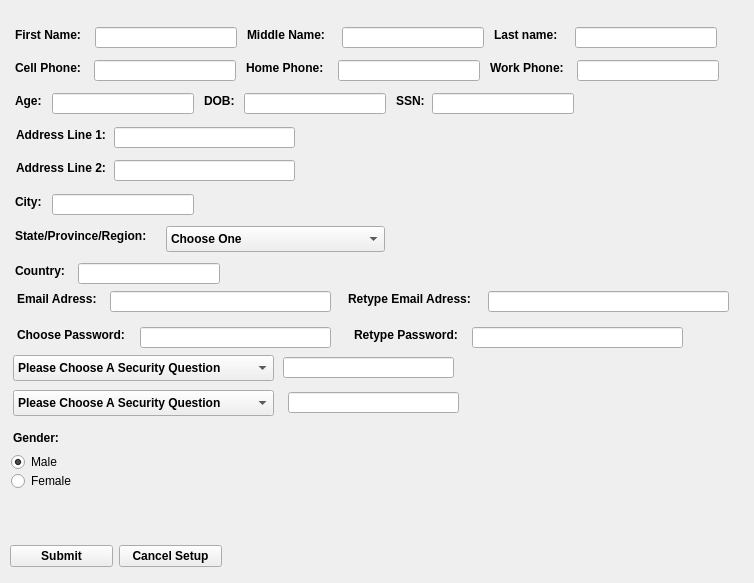
<?xml version="1.0" encoding="UTF-8"?>
<ui version="4.0">
 <class>NewUserSetup</class>
 <widget class="QDialog" name="NewUserSetup">
  <property name="geometry">
   <rect>
    <x>0</x>
    <y>0</y>
    <width>754</width>
    <height>583</height>
   </rect>
  </property>
  <property name="windowTitle">
   <string>Dialog</string>
  </property>
  <widget class="QLabel" name="label">
   <property name="geometry">
    <rect>
     <x>15</x>
     <y>27</y>
     <width>72</width>
     <height>16</height>
    </rect>
   </property>
   <property name="font">
    <font>
     <weight>75</weight>
     <bold>true</bold>
    </font>
   </property>
   <property name="text">
    <string>First Name:</string>
   </property>
  </widget>
  <widget class="QLabel" name="label_2">
   <property name="geometry">
    <rect>
     <x>494</x>
     <y>27</y>
     <width>73</width>
     <height>16</height>
    </rect>
   </property>
   <property name="font">
    <font>
     <weight>75</weight>
     <bold>true</bold>
    </font>
   </property>
   <property name="text">
    <string>Last name: </string>
   </property>
  </widget>
  <widget class="QLabel" name="label_3">
   <property name="geometry">
    <rect>
     <x>15</x>
     <y>60</y>
     <width>71</width>
     <height>16</height>
    </rect>
   </property>
   <property name="font">
    <font>
     <weight>75</weight>
     <bold>true</bold>
    </font>
   </property>
   <property name="text">
    <string>Cell Phone:</string>
   </property>
  </widget>
  <widget class="QLabel" name="label_4">
   <property name="geometry">
    <rect>
     <x>490</x>
     <y>60</y>
     <width>79</width>
     <height>16</height>
    </rect>
   </property>
   <property name="font">
    <font>
     <weight>75</weight>
     <bold>true</bold>
    </font>
   </property>
   <property name="text">
    <string>Work Phone:</string>
   </property>
  </widget>
  <widget class="QLabel" name="label_5">
   <property name="geometry">
    <rect>
     <x>246</x>
     <y>60</y>
     <width>84</width>
     <height>16</height>
    </rect>
   </property>
   <property name="font">
    <font>
     <weight>75</weight>
     <bold>true</bold>
    </font>
   </property>
   <property name="text">
    <string>Home Phone:</string>
   </property>
  </widget>
  <widget class="QLabel" name="label_6">
   <property name="geometry">
    <rect>
     <x>204</x>
     <y>93</y>
     <width>32</width>
     <height>16</height>
    </rect>
   </property>
   <property name="font">
    <font>
     <weight>75</weight>
     <bold>true</bold>
    </font>
   </property>
   <property name="text">
    <string>DOB:</string>
   </property>
  </widget>
  <widget class="QLabel" name="label_7">
   <property name="geometry">
    <rect>
     <x>15</x>
     <y>93</y>
     <width>29</width>
     <height>16</height>
    </rect>
   </property>
   <property name="font">
    <font>
     <weight>75</weight>
     <bold>true</bold>
    </font>
   </property>
   <property name="text">
    <string>Age:</string>
   </property>
  </widget>
  <widget class="QLabel" name="label_9">
   <property name="geometry">
    <rect>
     <x>247</x>
     <y>27</y>
     <width>87</width>
     <height>16</height>
    </rect>
   </property>
   <property name="font">
    <font>
     <weight>75</weight>
     <bold>true</bold>
    </font>
   </property>
   <property name="text">
    <string>Middle Name:</string>
   </property>
  </widget>
  <widget class="QLabel" name="label_10">
   <property name="geometry">
    <rect>
     <x>396</x>
     <y>93</y>
     <width>28</width>
     <height>16</height>
    </rect>
   </property>
   <property name="font">
    <font>
     <weight>75</weight>
     <bold>true</bold>
    </font>
   </property>
   <property name="text">
    <string>SSN:</string>
   </property>
  </widget>
  <widget class="QLineEdit" name="lineEditFirstName">
   <property name="geometry">
    <rect>
     <x>95</x>
     <y>27</y>
     <width>142</width>
     <height>21</height>
    </rect>
   </property>
  </widget>
  <widget class="QLineEdit" name="lineEditMiddleName">
   <property name="geometry">
    <rect>
     <x>342</x>
     <y>27</y>
     <width>142</width>
     <height>21</height>
    </rect>
   </property>
  </widget>
  <widget class="QLineEdit" name="lineEditLastName">
   <property name="geometry">
    <rect>
     <x>575</x>
     <y>27</y>
     <width>142</width>
     <height>21</height>
    </rect>
   </property>
  </widget>
  <widget class="QLineEdit" name="lineEditHomePhone">
   <property name="geometry">
    <rect>
     <x>338</x>
     <y>60</y>
     <width>142</width>
     <height>21</height>
    </rect>
   </property>
  </widget>
  <widget class="QLineEdit" name="lineEditWorkPhone">
   <property name="geometry">
    <rect>
     <x>577</x>
     <y>60</y>
     <width>142</width>
     <height>21</height>
    </rect>
   </property>
  </widget>
  <widget class="QLineEdit" name="lineEditSSN">
   <property name="geometry">
    <rect>
     <x>432</x>
     <y>93</y>
     <width>142</width>
     <height>21</height>
    </rect>
   </property>
  </widget>
  <widget class="QLineEdit" name="lineEditEmail">
   <property name="geometry">
    <rect>
     <x>110</x>
     <y>291</y>
     <width>221</width>
     <height>21</height>
    </rect>
   </property>
  </widget>
  <widget class="QLabel" name="label_11">
   <property name="geometry">
    <rect>
     <x>17</x>
     <y>291</y>
     <width>85</width>
     <height>16</height>
    </rect>
   </property>
   <property name="font">
    <font>
     <weight>75</weight>
     <bold>true</bold>
    </font>
   </property>
   <property name="text">
    <string>Email Adress:</string>
   </property>
  </widget>
  <widget class="QLineEdit" name="lineEditAge">
   <property name="geometry">
    <rect>
     <x>52</x>
     <y>93</y>
     <width>142</width>
     <height>21</height>
    </rect>
   </property>
  </widget>
  <widget class="QLineEdit" name="lineEdit_CellPhone">
   <property name="geometry">
    <rect>
     <x>94</x>
     <y>60</y>
     <width>142</width>
     <height>21</height>
    </rect>
   </property>
  </widget>
  <widget class="QLineEdit" name="lineEditDOB">
   <property name="geometry">
    <rect>
     <x>244</x>
     <y>93</y>
     <width>142</width>
     <height>21</height>
    </rect>
   </property>
  </widget>
  <widget class="QWidget" name="layoutWidget">
   <property name="geometry">
    <rect>
     <x>10</x>
     <y>540</y>
     <width>212</width>
     <height>32</height>
    </rect>
   </property>
   <layout class="QHBoxLayout" name="horizontalLayout">
    <item>
     <widget class="QPushButton" name="btnSubmit">
      <property name="font">
       <font>
        <weight>75</weight>
        <bold>true</bold>
       </font>
      </property>
      <property name="text">
       <string>Submit</string>
      </property>
      <property name="autoDefault">
       <bool>false</bool>
      </property>
     </widget>
    </item>
    <item>
     <widget class="QPushButton" name="btnCancelSetup">
      <property name="font">
       <font>
        <weight>75</weight>
        <bold>true</bold>
       </font>
      </property>
      <property name="text">
       <string>Cancel Setup</string>
      </property>
      <property name="autoDefault">
       <bool>false</bool>
      </property>
     </widget>
    </item>
   </layout>
  </widget>
  <widget class="QLabel" name="label_12">
   <property name="geometry">
    <rect>
     <x>348</x>
     <y>291</y>
     <width>132</width>
     <height>16</height>
    </rect>
   </property>
   <property name="font">
    <font>
     <weight>75</weight>
     <bold>true</bold>
    </font>
   </property>
   <property name="text">
    <string>Retype Email Adress:</string>
   </property>
  </widget>
  <widget class="QLabel" name="label_13">
   <property name="geometry">
    <rect>
     <x>17</x>
     <y>327</y>
     <width>115</width>
     <height>16</height>
    </rect>
   </property>
   <property name="font">
    <font>
     <weight>75</weight>
     <bold>true</bold>
    </font>
   </property>
   <property name="text">
    <string>Choose Password:</string>
   </property>
  </widget>
  <widget class="QLineEdit" name="lineEditRetypeEmail">
   <property name="geometry">
    <rect>
     <x>488</x>
     <y>291</y>
     <width>241</width>
     <height>21</height>
    </rect>
   </property>
  </widget>
  <widget class="QLineEdit" name="lineEditChoosePass">
   <property name="geometry">
    <rect>
     <x>140</x>
     <y>327</y>
     <width>191</width>
     <height>21</height>
    </rect>
   </property>
   <property name="echoMode">
    <enum>QLineEdit::Password</enum>
   </property>
  </widget>
  <widget class="QLineEdit" name="lineEditRetypePass">
   <property name="geometry">
    <rect>
     <x>472</x>
     <y>327</y>
     <width>211</width>
     <height>21</height>
    </rect>
   </property>
   <property name="echoMode">
    <enum>QLineEdit::Password</enum>
   </property>
  </widget>
  <widget class="QLabel" name="label_14">
   <property name="geometry">
    <rect>
     <x>354</x>
     <y>327</y>
     <width>110</width>
     <height>16</height>
    </rect>
   </property>
   <property name="font">
    <font>
     <weight>75</weight>
     <bold>true</bold>
    </font>
   </property>
   <property name="text">
    <string>Retype Password:</string>
   </property>
  </widget>
  <widget class="QLabel" name="lblGender">
   <property name="geometry">
    <rect>
     <x>13</x>
     <y>430</y>
     <width>50</width>
     <height>16</height>
    </rect>
   </property>
   <property name="font">
    <font>
     <weight>75</weight>
     <bold>true</bold>
    </font>
   </property>
   <property name="text">
    <string>Gender:</string>
   </property>
  </widget>
  <widget class="QRadioButton" name="radioButtonMale">
   <property name="geometry">
    <rect>
     <x>11</x>
     <y>452</y>
     <width>55</width>
     <height>20</height>
    </rect>
   </property>
   <property name="text">
    <string>Male</string>
   </property>
   <property name="checked">
    <bool>true</bool>
   </property>
  </widget>
  <widget class="QRadioButton" name="radioButtonFemale">
   <property name="geometry">
    <rect>
     <x>11</x>
     <y>471</y>
     <width>70</width>
     <height>20</height>
    </rect>
   </property>
   <property name="text">
    <string>Female</string>
   </property>
  </widget>
  <widget class="QComboBox" name="comboBoxSecQ2">
   <property name="geometry">
    <rect>
     <x>13</x>
     <y>390</y>
     <width>261</width>
     <height>26</height>
    </rect>
   </property>
   <property name="font">
    <font>
     <weight>75</weight>
     <bold>true</bold>
    </font>
   </property>
   <item>
    <property name="text">
     <string>Please Choose A Security Question</string>
    </property>
   </item>
   <item>
    <property name="text">
     <string>What is your mother's maiden name?</string>
    </property>
   </item>
   <item>
    <property name="text">
     <string>What is your father's middle name?</string>
    </property>
   </item>
   <item>
    <property name="text">
     <string>What city were you born in?</string>
    </property>
   </item>
   <item>
    <property name="text">
     <string>What was the name of your first pet?</string>
    </property>
   </item>
   <item>
    <property name="text">
     <string>Michael Prigmore is a sexy man!!!</string>
    </property>
   </item>
   <item>
    <property name="text">
     <string>Jusitn wants to make monkey love with him!</string>
    </property>
   </item>
  </widget>
  <widget class="QLineEdit" name="lineEditSecQ2">
   <property name="geometry">
    <rect>
     <x>288</x>
     <y>392</y>
     <width>171</width>
     <height>21</height>
    </rect>
   </property>
  </widget>
  <widget class="QLabel" name="label_15">
   <property name="geometry">
    <rect>
     <x>16</x>
     <y>127</y>
     <width>90</width>
     <height>16</height>
    </rect>
   </property>
   <property name="font">
    <font>
     <weight>75</weight>
     <bold>true</bold>
    </font>
   </property>
   <property name="text">
    <string>Address Line 1:</string>
   </property>
  </widget>
  <widget class="QLineEdit" name="lineEditAddress1">
   <property name="geometry">
    <rect>
     <x>114</x>
     <y>127</y>
     <width>181</width>
     <height>21</height>
    </rect>
   </property>
  </widget>
  <widget class="QComboBox" name="comboBoxStateProvReg">
   <property name="geometry">
    <rect>
     <x>166</x>
     <y>226</y>
     <width>219</width>
     <height>26</height>
    </rect>
   </property>
   <property name="minimumSize">
    <size>
     <width>219</width>
     <height>0</height>
    </size>
   </property>
   <property name="font">
    <font>
     <weight>75</weight>
     <bold>true</bold>
    </font>
   </property>
   <item>
    <property name="text">
     <string>Choose One</string>
    </property>
   </item>
   <item>
    <property name="text">
     <string>Alabama</string>
    </property>
   </item>
   <item>
    <property name="text">
     <string>Alaska</string>
    </property>
   </item>
   <item>
    <property name="text">
     <string>Arizona</string>
    </property>
   </item>
   <item>
    <property name="text">
     <string>Arkansas</string>
    </property>
   </item>
   <item>
    <property name="text">
     <string>California</string>
    </property>
   </item>
   <item>
    <property name="text">
     <string>Colorado</string>
    </property>
   </item>
   <item>
    <property name="text">
     <string>Connecticut</string>
    </property>
   </item>
   <item>
    <property name="text">
     <string>Delaware</string>
    </property>
   </item>
   <item>
    <property name="text">
     <string>District of Columbia</string>
    </property>
   </item>
   <item>
    <property name="text">
     <string>Florida</string>
    </property>
   </item>
   <item>
    <property name="text">
     <string>Georgia</string>
    </property>
   </item>
   <item>
    <property name="text">
     <string>Hawaii</string>
    </property>
   </item>
   <item>
    <property name="text">
     <string>Idaho</string>
    </property>
   </item>
   <item>
    <property name="text">
     <string>Illinois</string>
    </property>
   </item>
   <item>
    <property name="text">
     <string>Indiana</string>
    </property>
   </item>
   <item>
    <property name="text">
     <string>Iowa</string>
    </property>
   </item>
   <item>
    <property name="text">
     <string>Kansas</string>
    </property>
   </item>
   <item>
    <property name="text">
     <string>Kentucky</string>
    </property>
   </item>
   <item>
    <property name="text">
     <string>Louisiana</string>
    </property>
   </item>
   <item>
    <property name="text">
     <string>Maine</string>
    </property>
   </item>
   <item>
    <property name="text">
     <string>Maryland</string>
    </property>
   </item>
   <item>
    <property name="text">
     <string>Massachussetts</string>
    </property>
   </item>
   <item>
    <property name="text">
     <string>Michigan</string>
    </property>
   </item>
   <item>
    <property name="text">
     <string>Minnesota</string>
    </property>
   </item>
   <item>
    <property name="text">
     <string>Mississippi</string>
    </property>
   </item>
   <item>
    <property name="text">
     <string>Missouri</string>
    </property>
   </item>
   <item>
    <property name="text">
     <string>Montana</string>
    </property>
   </item>
   <item>
    <property name="text">
     <string>Nebraska</string>
    </property>
   </item>
   <item>
    <property name="text">
     <string>Nevada</string>
    </property>
   </item>
   <item>
    <property name="text">
     <string>New Hampshire</string>
    </property>
   </item>
   <item>
    <property name="text">
     <string>New Jersey</string>
    </property>
   </item>
   <item>
    <property name="text">
     <string>New Mexico</string>
    </property>
   </item>
   <item>
    <property name="text">
     <string>New York</string>
    </property>
   </item>
   <item>
    <property name="text">
     <string>North Carolina</string>
    </property>
   </item>
   <item>
    <property name="text">
     <string>North Dakota</string>
    </property>
   </item>
   <item>
    <property name="text">
     <string>Ohio</string>
    </property>
   </item>
   <item>
    <property name="text">
     <string>Oklahoma</string>
    </property>
   </item>
   <item>
    <property name="text">
     <string>Oregon</string>
    </property>
   </item>
   <item>
    <property name="text">
     <string>Pennsylvania</string>
    </property>
   </item>
   <item>
    <property name="text">
     <string>Rhode Island</string>
    </property>
   </item>
   <item>
    <property name="text">
     <string>South Dakota</string>
    </property>
   </item>
   <item>
    <property name="text">
     <string>Tennessee</string>
    </property>
   </item>
   <item>
    <property name="text">
     <string>Texas</string>
    </property>
   </item>
   <item>
    <property name="text">
     <string>Utah</string>
    </property>
   </item>
   <item>
    <property name="text">
     <string>Vermont</string>
    </property>
   </item>
   <item>
    <property name="text">
     <string>Virginia</string>
    </property>
   </item>
   <item>
    <property name="text">
     <string>Washington</string>
    </property>
   </item>
   <item>
    <property name="text">
     <string>West Virginia</string>
    </property>
   </item>
   <item>
    <property name="text">
     <string>Wisconsin</string>
    </property>
   </item>
   <item>
    <property name="text">
     <string>Wyoming</string>
    </property>
   </item>
  </widget>
  <widget class="QLineEdit" name="lineEditCountry">
   <property name="geometry">
    <rect>
     <x>78</x>
     <y>263</y>
     <width>142</width>
     <height>21</height>
    </rect>
   </property>
  </widget>
  <widget class="QLineEdit" name="lineEditSecQ1">
   <property name="geometry">
    <rect>
     <x>283</x>
     <y>357</y>
     <width>171</width>
     <height>21</height>
    </rect>
   </property>
  </widget>
  <widget class="QComboBox" name="comboBoxSecQ1">
   <property name="geometry">
    <rect>
     <x>13</x>
     <y>355</y>
     <width>261</width>
     <height>26</height>
    </rect>
   </property>
   <property name="font">
    <font>
     <weight>75</weight>
     <bold>true</bold>
    </font>
   </property>
   <item>
    <property name="text">
     <string>Please Choose A Security Question</string>
    </property>
   </item>
   <item>
    <property name="text">
     <string>What is your mother's maiden name?</string>
    </property>
   </item>
   <item>
    <property name="text">
     <string>What is your father's middle name?</string>
    </property>
   </item>
   <item>
    <property name="text">
     <string>What city were you born in?</string>
    </property>
   </item>
   <item>
    <property name="text">
     <string>What was the name of your first pet?</string>
    </property>
   </item>
   <item>
    <property name="text">
     <string>Michael Prigmore is a sexy man!!!</string>
    </property>
   </item>
   <item>
    <property name="text">
     <string>Jusitn wants to make monkey love with him!</string>
    </property>
   </item>
  </widget>
  <widget class="QLabel" name="label_18">
   <property name="geometry">
    <rect>
     <x>15</x>
     <y>228</y>
     <width>146</width>
     <height>16</height>
    </rect>
   </property>
   <property name="font">
    <font>
     <weight>75</weight>
     <bold>true</bold>
    </font>
   </property>
   <property name="text">
    <string>State/Province/Region:</string>
   </property>
  </widget>
  <widget class="QLabel" name="label_17">
   <property name="geometry">
    <rect>
     <x>15</x>
     <y>194</y>
     <width>29</width>
     <height>16</height>
    </rect>
   </property>
   <property name="font">
    <font>
     <weight>75</weight>
     <bold>true</bold>
    </font>
   </property>
   <property name="text">
    <string>City:</string>
   </property>
  </widget>
  <widget class="QLineEdit" name="lineEditCity">
   <property name="geometry">
    <rect>
     <x>52</x>
     <y>194</y>
     <width>142</width>
     <height>21</height>
    </rect>
   </property>
  </widget>
  <widget class="QLineEdit" name="lineEditAddress2">
   <property name="geometry">
    <rect>
     <x>114</x>
     <y>160</y>
     <width>181</width>
     <height>21</height>
    </rect>
   </property>
  </widget>
  <widget class="QLabel" name="label_16">
   <property name="geometry">
    <rect>
     <x>16</x>
     <y>160</y>
     <width>90</width>
     <height>16</height>
    </rect>
   </property>
   <property name="font">
    <font>
     <weight>75</weight>
     <bold>true</bold>
    </font>
   </property>
   <property name="text">
    <string>Address Line 2:</string>
   </property>
  </widget>
  <widget class="QLabel" name="label_19">
   <property name="geometry">
    <rect>
     <x>15</x>
     <y>263</y>
     <width>55</width>
     <height>16</height>
    </rect>
   </property>
   <property name="font">
    <font>
     <weight>75</weight>
     <bold>true</bold>
    </font>
   </property>
   <property name="text">
    <string>Country:</string>
   </property>
  </widget>
  <zorder>lineEditSecQ1</zorder>
  <zorder>comboBoxSecQ1</zorder>
  <zorder>label_17</zorder>
  <zorder>lineEditCity</zorder>
  <zorder>lineEditAddress2</zorder>
  <zorder>label_16</zorder>
  <zorder>label_19</zorder>
  <zorder>lblGender</zorder>
  <zorder>radioButtonFemale</zorder>
  <zorder>layoutWidget</zorder>
  <zorder>label</zorder>
  <zorder>label_2</zorder>
  <zorder>label_3</zorder>
  <zorder>label_4</zorder>
  <zorder>label_5</zorder>
  <zorder>label_6</zorder>
  <zorder>label_7</zorder>
  <zorder>label_9</zorder>
  <zorder>label_10</zorder>
  <zorder>lineEditFirstName</zorder>
  <zorder>lineEditMiddleName</zorder>
  <zorder>lineEditLastName</zorder>
  <zorder>lineEditHomePhone</zorder>
  <zorder>lineEditWorkPhone</zorder>
  <zorder>lineEditDOB</zorder>
  <zorder>lineEdit_CellPhone</zorder>
  <zorder>lineEditSSN</zorder>
  <zorder>lineEditEmail</zorder>
  <zorder>label_11</zorder>
  <zorder>lineEditAge</zorder>
  <zorder>radioButtonMale</zorder>
  <zorder>label_12</zorder>
  <zorder>label_13</zorder>
  <zorder>lineEditRetypeEmail</zorder>
  <zorder>lineEditChoosePass</zorder>
  <zorder>lineEditRetypePass</zorder>
  <zorder>label_14</zorder>
  <zorder>comboBoxSecQ2</zorder>
  <zorder>lineEditSecQ2</zorder>
  <zorder>label_15</zorder>
  <zorder>lineEditAddress1</zorder>
  <zorder>label_18</zorder>
  <zorder>comboBoxStateProvReg</zorder>
  <zorder>lineEditCountry</zorder>
 </widget>
 <tabstops>
  <tabstop>lineEditFirstName</tabstop>
  <tabstop>lineEditMiddleName</tabstop>
  <tabstop>lineEditLastName</tabstop>
  <tabstop>lineEdit_CellPhone</tabstop>
  <tabstop>lineEditHomePhone</tabstop>
  <tabstop>lineEditWorkPhone</tabstop>
  <tabstop>lineEditAge</tabstop>
  <tabstop>lineEditDOB</tabstop>
  <tabstop>lineEditSSN</tabstop>
  <tabstop>lineEditAddress1</tabstop>
  <tabstop>lineEditAddress2</tabstop>
  <tabstop>lineEditCity</tabstop>
  <tabstop>comboBoxStateProvReg</tabstop>
  <tabstop>lineEditCountry</tabstop>
  <tabstop>lineEditEmail</tabstop>
  <tabstop>lineEditRetypeEmail</tabstop>
  <tabstop>lineEditChoosePass</tabstop>
  <tabstop>lineEditRetypePass</tabstop>
  <tabstop>comboBoxSecQ1</tabstop>
  <tabstop>lineEditSecQ1</tabstop>
  <tabstop>comboBoxSecQ2</tabstop>
  <tabstop>lineEditSecQ2</tabstop>
  <tabstop>radioButtonMale</tabstop>
  <tabstop>radioButtonFemale</tabstop>
  <tabstop>btnSubmit</tabstop>
  <tabstop>btnCancelSetup</tabstop>
 </tabstops>
 <resources/>
 <connections/>
</ui>
